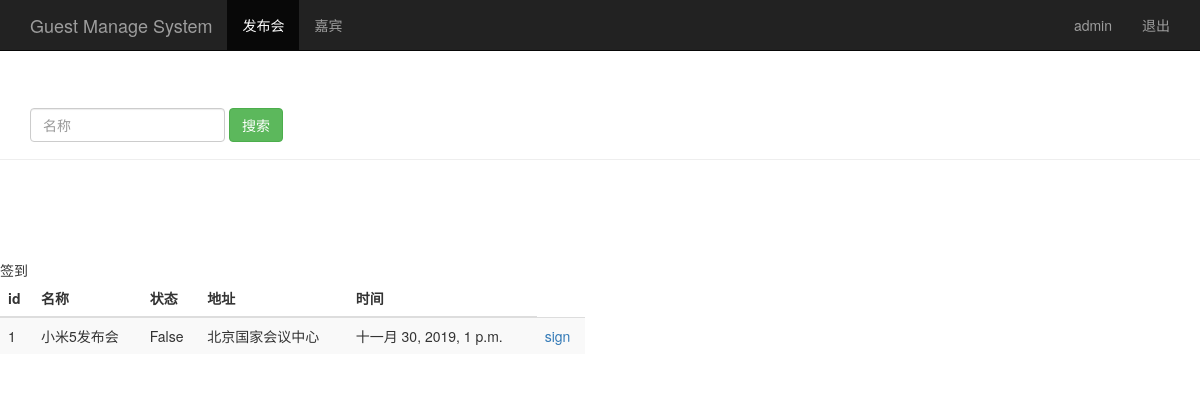
The page /event_manage/ (signed in) on the database its author committed.
### sign/models.py (models this page shows, shortened)
class Event(models.Model):
    name = models.CharField(max_length=100)
    limit = models.IntegerField()
    status = models.BooleanField()
    address = models.CharField(max_length=200)
    start_time = models.DateTimeField('events time')
    create_time = models.DateTimeField(auto_now=True)

### sign/views.py (the view)
# urls.py: url(r'^event_manage/$', views.event_manage),
@login_required
def event_manage(request):
    event_list = Event.objects.all()
    username = request.session.get('user','')
    return render(request,"event_manage.html",{"user":username, "events":event_list})

### sign/templates/event_manage.html (shortened to what this page needs)
<!DOCTYPE html>
<html lang="zh-CN">
	<head>
	    {% load bootstrap3 %}
	    {% bootstrap_css %}
	</head>
	<body role="document">
		<nav class="navbar navbar-inverse navbar-fixed-top">
			<div class="container">
				<div class="navbar-header">
					<a class="navbar-brand" href="/event_manage/">Guest Manage System</a>
				</div>
				<div id="navbar" class="collapse navbar-collapse">
					<ul class="nav navbar-nav">
						<li class="active"><a href="#">发布会</a></li>
						<li><a href="/guest_manage/">嘉宾</a></li>
					</ul>
					<ul class="nav navbar-nav navbar-right">
						<li><a href="#">{{user}}</a></li>
						<li><a href="/logout/">退出</a></li>
					</ul>
				</div>
			</div>
		</nav>
		<div class="page-header" style="padding-top: 60px;">
			<div id="navbar" class="navbar-collapse collapse">
				<form class="navbar-form" method="get" action="/search_name">
					<div class="form-group">
						<input type="text" name="name" placeholder="名称" class="form-control" />
					</div>
					<button type="submit" class="btn btn-success">搜索</button>
				</form>
			</div>
		</div>
		<div class="row" style="padding-top: 80px;">
			<div class="col-md-6">
				<table class="table table-striped">
					<thead>
						<tr>
							<th>id</th><th>名称</th><th>状态</th><th>地址</th><th>时间</th>
						</tr><tr>签到</tr>
					</thead>
					<tbody>
						{% for event in events %}
							<tr>
								<td>{{ event.id }}</td>
								<td>{{ event.name }}</td>
								<td>{{ event.status }}</td>
								<td>{{ event.address }}</td>
								<td>{{ event.start_time }}</td>
								<td>
									<a href="/sign_index/{{ event.id}}/" target="{{ event.id}}_black">sign</a>
								</td>
							</tr>
						{% endfor %}
					</tbody>
				</table>
			</div>
		</div>
	</body>
</html>

### rows shown on the page
Event: id "1", name "小米5发布会", status "False", address "北京国家会议中心", start_time "十一月 30, 2019, 1 p.m."

### other values the page prints
{{ user }} "admin"
